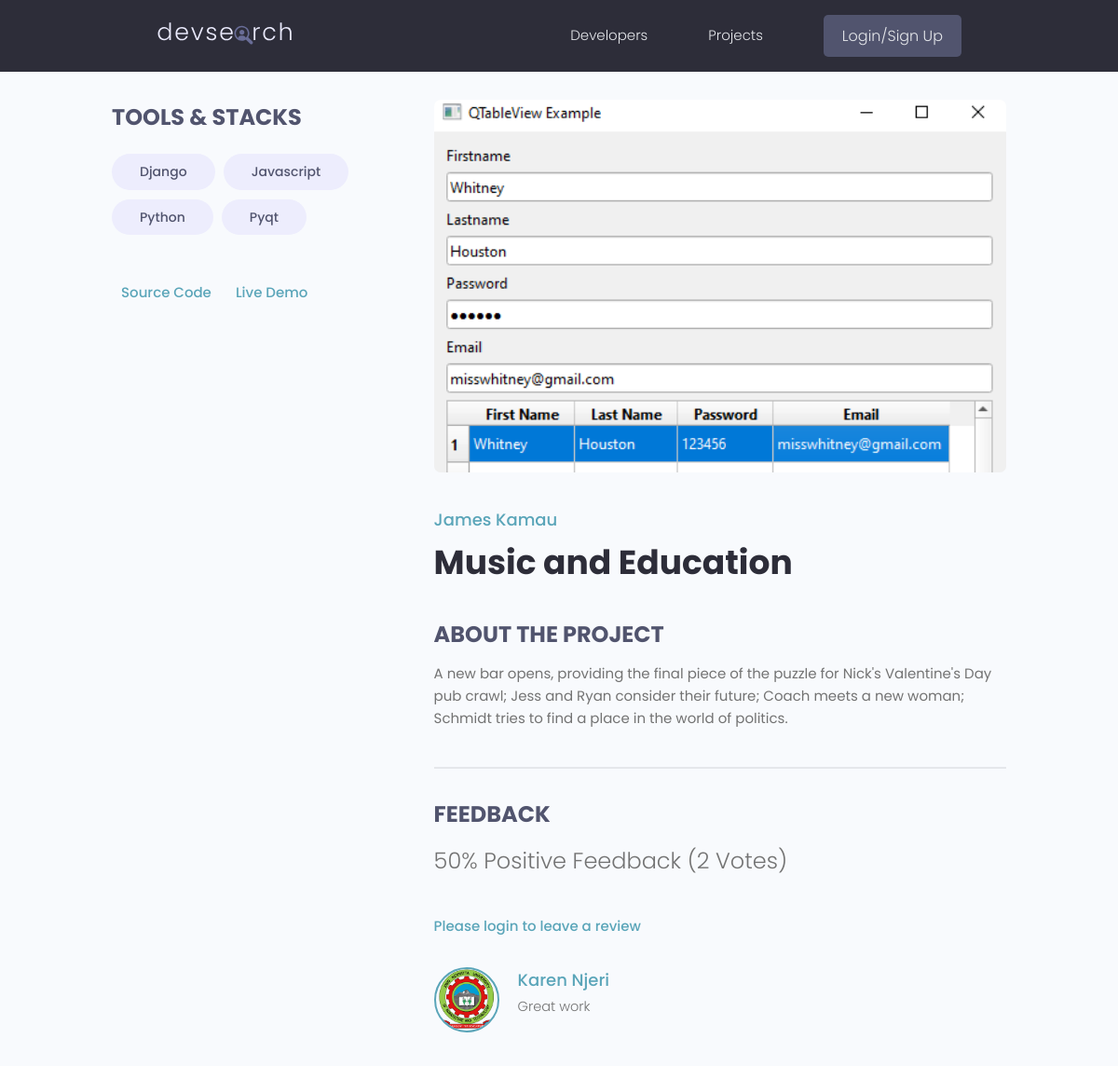
/projects/project/42b3be58-bc87-40d7-9c1d-09f9649767c6, run on the app's committed database.
### projects/models.py (models this page shows, shortened)
class Tag(models.Model):
    name = models.CharField(max_length=200)
    created = models.DateTimeField(auto_now_add=True)
    id = models.UUIDField(default=uuid.uuid4, unique=True, primary_key=True, editable=False)
    def __str__(self):
        return self.name
    class Meta:
        ordering = ['-id']

class Project(models.Model):
    owner = models.ForeignKey(Profile, null=True, blank=True, on_delete=models.SET_NULL)
    title = models.CharField(max_length=100)
    author = models.ForeignKey(User, on_delete=models.CASCADE, null=True, blank=True)
    description = models.TextField(blank=True, null=True)
    featured_image = models.ImageField(blank=True, null=True, default="default.jpg")
    demo_link = models.CharField(max_length=2000, null=True, blank=True)
    source_link = models.CharField(max_length=2000, null=True, blank=True)
    tags = models.ManyToManyField('Tag', blank=True)
    vote_total = models.IntegerField(default=0, null=True, blank=True)
    vote_ratio = models.IntegerField(default=0, null=True, blank=True)
    created = models.DateTimeField(auto_now_add=True)
    """
       Normally django created id auto-incrementally automatically. However we can override
       this. For this example, we will use uuid characters as id. uuid creates a 16 character unique
       set of characters.
    """
    id = models.UUIDField(default=uuid.uuid4, unique=True, primary_key=True, editable=False)
    @property
    def reviewers(self):
        queryset= self.review_set.all().values_list('owner__id', flat=True)
        print(queryset)
        return queryset
    class Meta:
        ordering =['-vote_ratio','-vote_total','title']

class Review(models.Model):
    VOTE_TYPE = (
        ('up', 'Up Vote'),
        ('down', 'Down Vote'),
    )
    owner = models.ForeignKey(Profile, on_delete=models.CASCADE, null=True)
    project = models.ForeignKey(Project, on_delete=models.CASCADE)
    body = models.TextField(null=True, blank=True)
    value = models.CharField(max_length=200, choices=VOTE_TYPE)
    created = models.DateTimeField(auto_now_add=True)
    id = models.UUIDField(default=uuid.uuid4, unique=True, primary_key=True, editable=False)
    class Meta:
        unique_together= [['owner','project']]
        ordering = ['-id']

### Users/models.py (models this page shows, shortened)
class Profile(Model):
    user = OneToOneField(User, on_delete=CASCADE, null=True, blank=True)
    name = CharField(max_length=200, blank=True, null=True)
    email = EmailField(max_length=500, blank=True, null=True)
    username = CharField(max_length=200, blank=True, null=True)
    location = CharField(max_length=200, blank=True, null=True)
    short_intro = CharField(max_length=200, blank=True, null=True)
    bio = TextField(blank=True, null=True)
    profile_image = ImageField(null=True, blank=True, upload_to='profiles/', default='profiles/user-default.png')
    social_github = CharField(max_length=200, blank=True, null=True)
    social_twitter = CharField(max_length=200, blank=True, null=True)
    social_linkedin = CharField(max_length=200, blank=True, null=True)
    social_youtube = CharField(max_length=200, blank=True, null=True)
    social_website = CharField(max_length=200, blank=True, null=True)
    created = DateTimeField(auto_now_add=True)
    id = UUIDField(default=uuid.uuid4, unique=True, primary_key=True, editable=False)
    class Meta:
        ordering = ['username']

### projects/views.py (the view, shortened to what this page needs)
# urls.py: path('project/<str:pk>', project, name='project'),
def project(request, pk):
    obj1 = Project.objects.get(id=pk)
    form  = ReviewForm()
    tag = obj1.tags.all()
    return render(request, 'projects/single_project.html', {
        'obj1': obj1,
        'tag': tag,
        'form': form,
    })

### projects/templates/projects/single_project.html (shortened to what this page needs)
{% extends 'main.html' %}
{% block content %}
<main class="singleProject my-md">
    <div class="container">
      <div class="layout">
        <div class="column column--1of3">
          <h3 class="singleProject__subtitle">Tools & Stacks</h3>
          <div class="singleProject__toolStack">
              {% for tag in obj1.tags.all %}
            <span class="tag tag--pill tag--sub tag--lg">
              <small>{{ tag }}</small>
            </span>
            {% endfor %}
          </div>
           {% if obj1.source_link %}
          <a class="singleProject__liveLink" href="https://{{ obj1.source_link }}" target="_blank">Source Code
          </a>
        {% endif %}
         {% if obj1.demo_link %}
          <a class="singleProject__liveLink" href="https://{{ obj1.demo_link }}" target="_blank">Live Demo
          </a>
        {% endif %}
        </div>
        <div class="column column--2of3">
          <img class="singleProject__preview" src="{{ obj1.featured_image.url }}" alt="portfolio thumbnail" />
          <a href="" class="singleProject__developer">{{ obj1.owner.name }}</a>
          <h2 class="singleProject__title">{{ obj1.title }}</h2>
          <h3 class="singleProject__subtitle">About the Project</h3>
          <div class="singleProject__info">
            {{ obj1.description }}
          </div>
          <div class="comments">
            <h3 class="singleProject__subtitle">Feedback</h3>
            <h5 class="project--rating">
              {{ obj1.vote_ratio }}% Positive Feedback ({{ obj1.vote_total }} Vote{{ obj1.vote_total|pluralize:"s" }})
            </h5>
            {% if request.user.profile.id in obj1.reviewers %}
            <P>You have already submitted your review for this project</p>
            {% elif request.user.profile == obj1.owner %}
            <p> You can't review your own work </p>
            {% else %}
                <a href="{% url 'login' %}?next={{request.path}}">Please login to leave a review</a>
            {% endif %}
            <div class="commentList">
              {% for review in obj1.review_set.all  %}
              {% if review.body and  review.owner%}
              <div class="comment">
                <a href="{% url 'user-profile' review.owner.id %}">
                  <img class="avatar avatar--md"
                      src="{{ review.owner.profile_image.url }}" alt="user" />
                </a>
                <div class="comment__details">
                  <a href="{% url 'user-profile' review.owner.id %}" class="comment__author">{{ review.owner.name }}</a>
                  <p class="comment__info">
                    {{ review.body |linebreaksbr}}
                  </p>
                </div>
              </div>
              {% endif %}
              {% endfor %}
            </div>
          </div>
        </div>
      </div>
    </div>
  </main>
{% endblock content %}

### static/css/app.css (style rules this page uses)
:root { --color-sub: #2d2d39; }
img { width: 100%; }
.singleProject .column--1of3 { order: 2; }
@media screen and (min-width: 1081px) { .singleProject .column--1of3 { order: 1; } }
@media screen and (min-width: 1081px) { .singleProject .column--2of3 { order: 2; } }
.singleProject__toolStack { margin-top: 2rem; margin-bottom: 4rem; }
.singleProject__liveLink { font-weight: 500; transition: all 0.3s ease-in-out; border-bottom: 2px solid transparent; }
.singleProject__preview { height: 50vh; object-fit: cover; object-position: top center; margin-bottom: 3rem; border-radius: 0.7rem; }
.singleProject__developer { font-size: 1.8rem; font-weight: 500; }
.singleProject__title { font-size: 3.6rem; font-weight: 700; color: var(--color-sub); margin-bottom: 3rem; }
.project--rating { margin-bottom: 1.6em; margin-top: .5em; }
.singleProject__subtitle { text-transform: uppercase; font-size: 2.4rem; font-weight: 700; color: var(--color-sub-light); margin-bottom: 1rem; }
.comments { margin-top: 4rem; padding-top: 3rem; border-top: 2px solid var(--color-light); }
.commentList { margin: 3rem 0; }
.comment { display: flex; gap: 2rem; }
.comment__author { font-size: 1.8rem; }
.comment__info { font-size: 1.45rem; }

### static/uikit/styles/modules/_variables.css (style rules this page uses)
:root { --color-main: #5aa5b9; --color-main-light: #e6faff; --color-sub: #3f4156; --color-sub-light: #51546e; --color-sub-lighter: #ededfd; --color-text: #737373; --color-gray: #8b8b8b; --color-light: #e5e7eb; --color-light-gray: #767676; --color-bg: #f8fafd; --color-white: #fffefd; --color-white-light: #f3f3f3; --color-success: #359e64; --color-success-bg: #def8e8; --color-error: #fc4b0b; --color-error-bg: #fff2ee; --font-base: 'Poppins', arial, helvetica, 'Segoe UI', roboto, ubuntu, sans-serif; --font-monospace: 'Fira Code', 'Courier New', courier, monospace; --font-regular: 300; --font-medium: 500; --font-bold: 700; --generic-shadow: 1px 1px 5px #00000010; --generic-transition: all 0.3s ease-in-out; }

### static/uikit/styles/modules/_base.css (style rules this page uses)
* { margin: 0; padding: 0; box-sizing: border-box; text-rendering: optimizeLegibility; color: inherit; font-size: inherit; }
html { font-size: 50%; }
@media only screen and (min-width: 480px) { html { font-size: 56.25%; } }
@media only screen and (min-width: 1200px) { html { font-size: 62.5%; } }
body { line-height: 1.6; font-weight: 400; font-size: 1.5rem; color: var(--color-text); background-color: var(--color-bg); min-height: 100vh; }

### static/uikit/styles/modules/_typography.css (style rules this page uses)
* { font-family: var(--font-base); }
h2 { font-size: 3.6rem; font-weight: var(--font-bold); }
h3 { font-size: 3.2rem; font-weight: var(--font-medium); }
h5 { font-size: 2.4rem; font-weight: var(--font-medium); }
h5, h6 { font-weight: var(--font-regular); }
p, span, strong { font-size: 1.6rem; color: var(--color-text); font-weight: var(--font-regular); }
a { padding-bottom: 2px; text-decoration: none; display: inline-block; color: var(--color-main); font-weight: var(--font-medium); }

### static/uikit/styles/modules/_utilities.css (style rules this page uses)
.container { width: 92%; max-width: 165rem; margin: 0 auto; box-sizing: border-box; }
@media screen and (min-width: 1000px) { .container { width: 90%; } }
@media screen and (min-width: 1200px) { .container { width: 80%; } }
.my-md { margin: 3rem auto; }

### static/uikit/styles/modules/_avatar.css (style rules this page uses)
.avatar { border-radius: 50%; border: 2px solid var(--color-main); object-fit: cover; }
.avatar--md { height: 7rem; width: 7rem; }

### static/uikit/styles/modules/_tag.css (style rules this page uses)
.tag { display: inline-flex; align-items: center; background-color: var(--color-sub); height: -webkit-fit-content; height: -moz-fit-content; height: fit-content; width: -webkit-fit-content; width: -moz-fit-content; width: fit-content; border-radius: 0.5rem; padding: 0.5rem 1.5rem; font-size: 1.2rem; cursor: pointer; }
.tag:not(:last-child) { margin-right: 0.25rem; margin-bottom: 0.75rem; }
.tag > small { color: var(--color-white); }
.tag--pill { border-radius: 5rem; }
.tag--sub, .tag--sub > small { background: var(--color-sub-lighter); color: var(--color-sub-light); font-weight: 500; }
.tag--lg { padding: 0.8rem 3rem; font-size: 1.4rem; }
.tag--lg:not(:last-child) { margin-right: 0.5rem; margin-bottom: 1rem; }

### static/uikit/styles/modules/_layout.css (style rules this page uses)
.layout { display: flex; flex-flow: row wrap; justify-content: space-between; }
.layout > .column { margin-bottom: 3rem; }
.layout > .column.column--1of3 { flex-basis: 30%; }
.layout > .column.column--2of3 { flex-basis: 64%; }

### data on the page
Tag: name "Django"
Tag: name "Javascript"
Tag: name "Python"
Tag: name "Pyqt"
Project: featured_image (picture), owner.name "James Kamau", title "Music and Education", description "A new bar opens, providing the final piece of the puzzle for Nick's Valentine's Day pub crawl; Jess and Ryan consider their future; Coach meets a new woman; Schmidt tries to find a place in the world of politics.", vote_ratio "50", vote_total "2"
Review: owner.profile_image (picture), owner.name "Karen Njeri", body "Great work"
